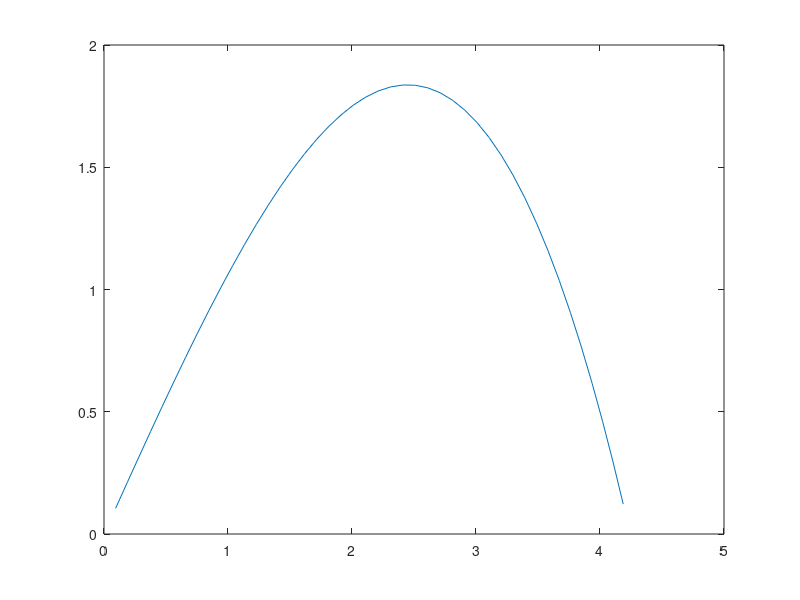

Here is the MATLAB script that generated this plot:
%---------------------------------------------------------------
% Single Spring
% Hemivariational Elasto-Damage Model
% Newton-Raphson Iterative Solver
% with Arc-Length Method
%---------------------------------------------------------------
k_el = 1;
kt = 1;
kd = 8;
F = 3.0;
R = 0.1;
lm0 = 0;
lm_max = 1;
u0 = 0;
u_max = 1;
f1 = @(u,d,lm) k_el*(1-d)*u-lm*F;
f2 = @(u,d,lm) kt+kd*d-0.5*k_el*u^2;
f3 = @(u,u0,lm,lm0) ((lm-lm0)^2)/(lm_max^2)+((u-u0)^2)/(u_max^2);

%
u = 0.001;
d = 0;
lm = 0.001;
del_u = 1;
del_d = 1;
del_lm = 1;
TOL = 1E-6;
count = 0;
step_max = 44;
path = zeros(step_max,3);
for i=1:step_max
    while (abs(del_u)>TOL && abs(del_d)>TOL && abs(del_lm)>TOL)
        tS = [k_el*(1-d), -k_el*u -F
            -k_el*u, kd, 0
            f3(u,u0,lm,lm0)^(-0.5)*((u-u0)/(u_max^2)), 0, f3(u,u0,lm,lm0)^(-0.5)*((lm-lm0)/(lm_max^2))];
        del = tS\([-f1(u,d,lm); -f2(u,d,lm); -(sqrt(f3(u,u0,lm,lm0))-R)]);
        del_u = del(1);
        del_d = del(2);
        del_lm = del(3);
        u = u + del_u;
        if del_d>0
            d = d + del_d;
        end
        if d >= 0.99999
            d = 0.99999;
        end
        lm = lm + del_lm;
        count = count + 1;
    end
    path(i,:) = [u, lm, d];
    u0 = u;
    lm0 = lm;
    del_u = 1;
    del_d = 1;
    del_lm = 1;
    u = u + 0.001;
    lm = lm + 0.001;
end
plot(path(:,1),F.*path(:,2));